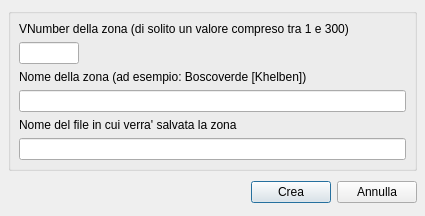
<ui version="4.0" >
 <author></author>
 <comment></comment>
 <exportmacro></exportmacro>
 <class>GuiCreateArea</class>
 <widget class="QDialog" name="GuiCreateArea" >
  <property name="geometry" >
   <rect>
    <x>0</x>
    <y>0</y>
    <width>425</width>
    <height>214</height>
   </rect>
  </property>
  <property name="windowTitle" >
   <string>Dialog</string>
  </property>
  <layout class="QGridLayout" >
   <property name="margin" >
    <number>8</number>
   </property>
   <property name="spacing" >
    <number>6</number>
   </property>
   <item row="1" column="0" >
    <layout class="QHBoxLayout" >
     <property name="margin" >
      <number>0</number>
     </property>
     <property name="spacing" >
      <number>6</number>
     </property>
     <item>
      <spacer>
       <property name="orientation" >
        <enum>Qt::Horizontal</enum>
       </property>
       <property name="sizeHint" >
        <size>
         <width>131</width>
         <height>31</height>
        </size>
       </property>
      </spacer>
     </item>
     <item>
      <widget class="QPushButton" name="mp_pbCreate" >
       <property name="text" >
        <string>Crea</string>
       </property>
      </widget>
     </item>
     <item>
      <widget class="QPushButton" name="mp_pbCancel" >
       <property name="text" >
        <string>Annulla</string>
       </property>
      </widget>
     </item>
    </layout>
   </item>
   <item row="0" column="0" >
    <widget class="QGroupBox" name="mp_gbMain" >
     <property name="title" >
      <string/>
     </property>
     <layout class="QGridLayout" >
      <property name="margin" >
       <number>8</number>
      </property>
      <property name="spacing" >
       <number>6</number>
      </property>
      <item row="4" column="0" colspan="2" >
       <widget class="QLabel" name="mp_labelFileName" >
        <property name="minimumSize" >
         <size>
          <width>120</width>
          <height>0</height>
         </size>
        </property>
        <property name="text" >
         <string>Nome del file in cui verra' salvata la zona</string>
        </property>
        <property name="alignment" >
         <set>Qt::AlignLeading|Qt::AlignLeft|Qt::AlignVCenter</set>
        </property>
       </widget>
      </item>
      <item row="5" column="0" colspan="2" >
       <widget class="QLineEdit" name="mp_leFileName" >
        <property name="maxLength" >
         <number>300</number>
        </property>
        <property name="readOnly" >
         <bool>true</bool>
        </property>
       </widget>
      </item>
      <item row="3" column="0" colspan="2" >
       <widget class="QLineEdit" name="mp_leZoneName" >
        <property name="maxLength" >
         <number>80</number>
        </property>
       </widget>
      </item>
      <item row="0" column="0" colspan="2" >
       <widget class="QLabel" name="mp_labelZoneVNumber" >
        <property name="minimumSize" >
         <size>
          <width>120</width>
          <height>0</height>
         </size>
        </property>
        <property name="text" >
         <string>VNumber della zona (di solito un valore compreso tra 1 e 300)</string>
        </property>
        <property name="alignment" >
         <set>Qt::AlignLeading|Qt::AlignLeft|Qt::AlignVCenter</set>
        </property>
       </widget>
      </item>
      <item row="2" column="0" colspan="2" >
       <widget class="QLabel" name="mp_labelAreaName" >
        <property name="minimumSize" >
         <size>
          <width>120</width>
          <height>0</height>
         </size>
        </property>
        <property name="text" >
         <string>Nome della zona (ad esempio: Boscoverde [Khelben])</string>
        </property>
        <property name="alignment" >
         <set>Qt::AlignLeading|Qt::AlignLeft|Qt::AlignVCenter</set>
        </property>
       </widget>
      </item>
      <item row="1" column="0" >
       <widget class="QLineEdit" name="mp_leZoneVNumber" >
        <property name="minimumSize" >
         <size>
          <width>60</width>
          <height>0</height>
         </size>
        </property>
        <property name="maximumSize" >
         <size>
          <width>60</width>
          <height>16777215</height>
         </size>
        </property>
        <property name="maxLength" >
         <number>3</number>
        </property>
       </widget>
      </item>
      <item row="1" column="1" >
       <spacer>
        <property name="orientation" >
         <enum>Qt::Horizontal</enum>
        </property>
        <property name="sizeHint" >
         <size>
          <width>151</width>
          <height>20</height>
         </size>
        </property>
       </spacer>
      </item>
     </layout>
    </widget>
   </item>
  </layout>
 </widget>
 <pixmapfunction></pixmapfunction>
 <tabstops>
  <tabstop>mp_leZoneVNumber</tabstop>
  <tabstop>mp_leZoneName</tabstop>
  <tabstop>mp_leFileName</tabstop>
  <tabstop>mp_pbCreate</tabstop>
  <tabstop>mp_pbCancel</tabstop>
 </tabstops>
 <resources/>
 <connections>
  <connection>
   <sender>mp_pbCreate</sender>
   <signal>clicked()</signal>
   <receiver>GuiCreateArea</receiver>
   <slot>accept()</slot>
   <hints>
    <hint type="sourcelabel" >
     <x>278</x>
     <y>253</y>
    </hint>
    <hint type="destinationlabel" >
     <x>96</x>
     <y>254</y>
    </hint>
   </hints>
  </connection>
  <connection>
   <sender>mp_pbCancel</sender>
   <signal>clicked()</signal>
   <receiver>GuiCreateArea</receiver>
   <slot>reject()</slot>
   <hints>
    <hint type="sourcelabel" >
     <x>369</x>
     <y>253</y>
    </hint>
    <hint type="destinationlabel" >
     <x>179</x>
     <y>282</y>
    </hint>
   </hints>
  </connection>
 </connections>
</ui>
